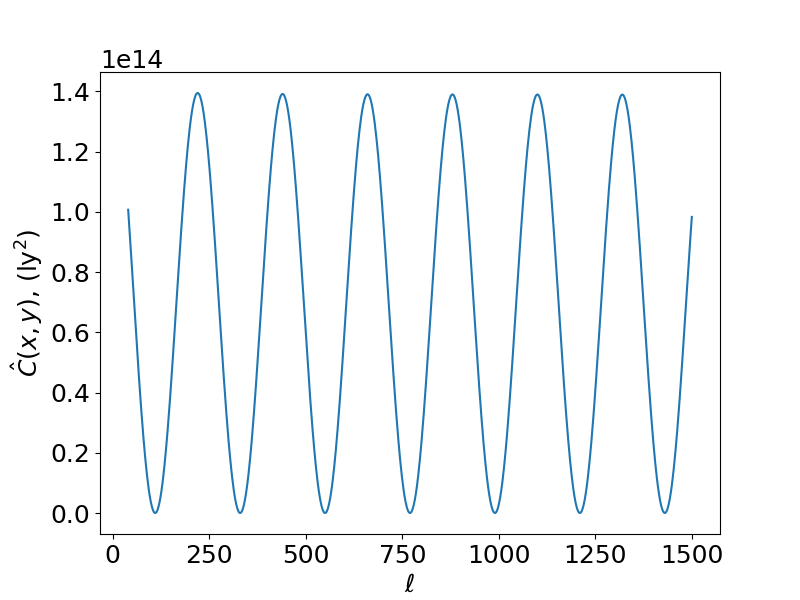

Write the Python code that produced this figure.
import numpy as np
import matplotlib.pyplot as plt
plt.rc('font', size=18)          # controls default text sizes
plt.rc('axes', titlesize=18)     # fontsize of the axes title
plt.rc('axes', labelsize=18)    # fontsize of the x and y labels
plt.rc('xtick', labelsize=18)    # fontsize of the tick labels
plt.rc('ytick', labelsize=18)    # fontsize of the tick labels
plt.rc('legend', fontsize=18)    # legend fontsize

# Define function

def C(l, t, A, L, R, c):
    k = 2*np.pi*l/L
    return l*(l+1)*A/k**2 * np.abs( np.cos( k * c * np.sqrt(1/(3*(1+R))) * t ) )**2 

# Constants
c = 1  # ly/y
t = 380000  # 380000 years
A = 1
# L = 9.7  # ly
R = 0.7
L = 440 * c * t / np.sqrt((3*(1+R)))
print(f'L={L:.4f} ly')
ls = np.linspace(40, 1500, 1000)

# plot
fig, ax = plt.subplots(figsize=(8,6))
ax.plot(ls, C(ls, t, A, L, R, c))
ax.set_xlabel(r'$\ell$')
ax.set_ylabel(r'$\hat{C}(x,y)$, (ly$^2$)')
plt.savefig("problem1.png")
plt.show()